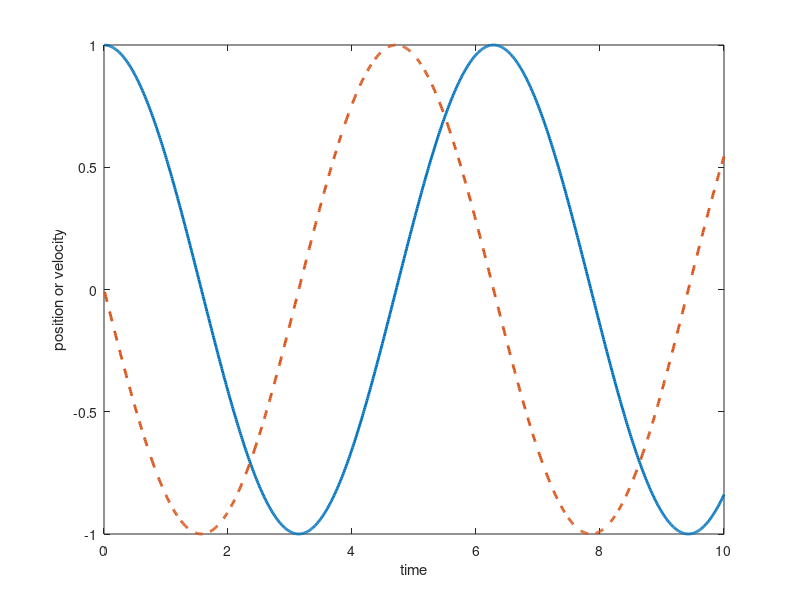

This chart was generated by the following MATLAB code: (Note: this script raises an error after producing the figure.)
clear; close all;
m=1; k=1; dt=0.01; n_step=1000;
v=0; x=1; 
v_vector=zeros(n_step,1); x_vector=zeros(n_step,1);
for step=1:n_step
    v=v-(dt/2)*k*x; 
    x=x+dt*v;
    v=v-(dt/2)*k*x; 
    v_vector(step,:)=v; x_vector(step,:)=x;
end

figure;
plot((1:n_step)*dt,x_vector,'linewidth',2);hold on;
plot((1:n_step)*dt,v_vector,'--','linewidth',2);hold on;
xlabel('time');
ylabel('position or velocity');
legend('position','velocity');
set(gca,'fontsize',16);

potential=0.5*k*x_vector.^2;
kinetic=0.5*m*v_vector.^2;
figure;
plot((1:n_step)*dt,potential,'linewidth',2);hold on;
plot((1:n_step)*dt,kinetic,'--','linewidth',2);hold on;
plot((1:n_step)*dt,potential+kinetic,'-.','linewidth',3);hold on;
xlabel('time');
ylabel('Energy');
legend('potential','kinetic','total');
set(gca,'fontsize',16);

figure;
plot((1:n_step)*dt,potential+kinetic,'-.','linewidth',3);hold on;
xlabel('time');
ylabel('Total Energy');
set(gca,'fontsize',16);

figure;
plot(x_vector,v_vector,'.','markersize',20);
xlabel('position');
ylabel('momentum');
set(gca,'fontsize',16);


